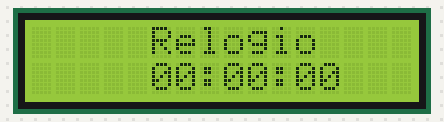
Recording of a sketch running on a simulated Arduino Uno, built with avr-gcc and run on an emulated ATmega328P. On the bench: 16×2 character LCD.

Above: at 0.1 s.
At 4.1 s:
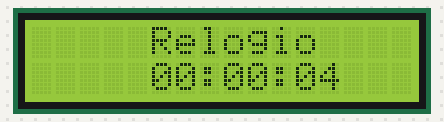
At 9.1 s:
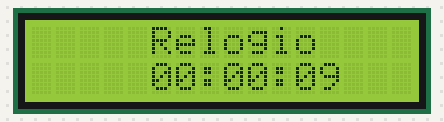
At 19.2 s:
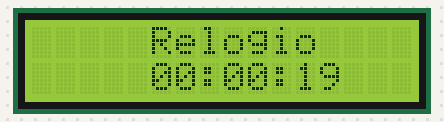
At 28.2 s:
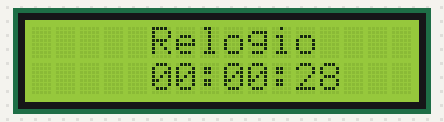
At 38.2 s:
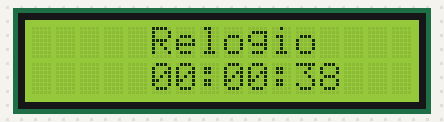

The sketch:

display.ino
```cpp
/*
display - arduino
1 - saida potenciometro
2 - 5v
3 - meio potenciometro
4 - pino 12
5 - gnd
6 - pino 11 PWM
7
8
9
10
11 - 5 PWM
12 - 4
13 - 3 PWM
14 - 2
15 - resistencia to 5v
16 - gnd
entrada do potenciometro 5v
*/

#include <LiquidCrystal.h>
LiquidCrystal lcd1 (12,11,5,4,3,2); //pinos de ligacao do display no arduino

int segundos=0;
int minutos=0;
int horas=0;

void setup() {
  lcd1.begin(16,2);   //numero de colunas , numero de linhas do dispositivo
              //0 0 : 0 0 : 0 0
              //0 1 2 3 4 5 6 7
  lcd1.setCursor(5, 0);  //posicionamento proxima mensagem :set coluna (0,1,2,...), set linha (0,1,...) BINARIO
  lcd1.print("Relogio");

}

void loop() {


  lcd1.setCursor(5,1);
  if(horas<10){
    lcd1.print("0");
    lcd1.print(horas);
  }
  else{
    lcd1.print(horas);
  }

  lcd1.setCursor(7,1);
  lcd1.print(":");

  lcd1.setCursor(8,1);
  if(minutos<10){
    lcd1.print("0");
    lcd1.print(minutos);
  }
  else{
    lcd1.print(minutos);
  }

  lcd1.setCursor(10,1);
  lcd1.print(":");

  lcd1.setCursor(11, 1);
  if(segundos<10){
    lcd1.print("0");
    lcd1.print(segundos);
  }
  else{
    lcd1.print(segundos);
  }

  segundos++;
  delay(1000);
  //lcd1.clear();

  if (segundos==60){
    segundos =0;
    minutos++;
  }
  if(minutos==60){
    minutos=0;
    horas++;
  }
  if(horas==24){
    horas=0;
  }

}
```

Measured:
- what the display in image 1 shows lasts 1.0 s, from 4.1 s to 5.1 s
